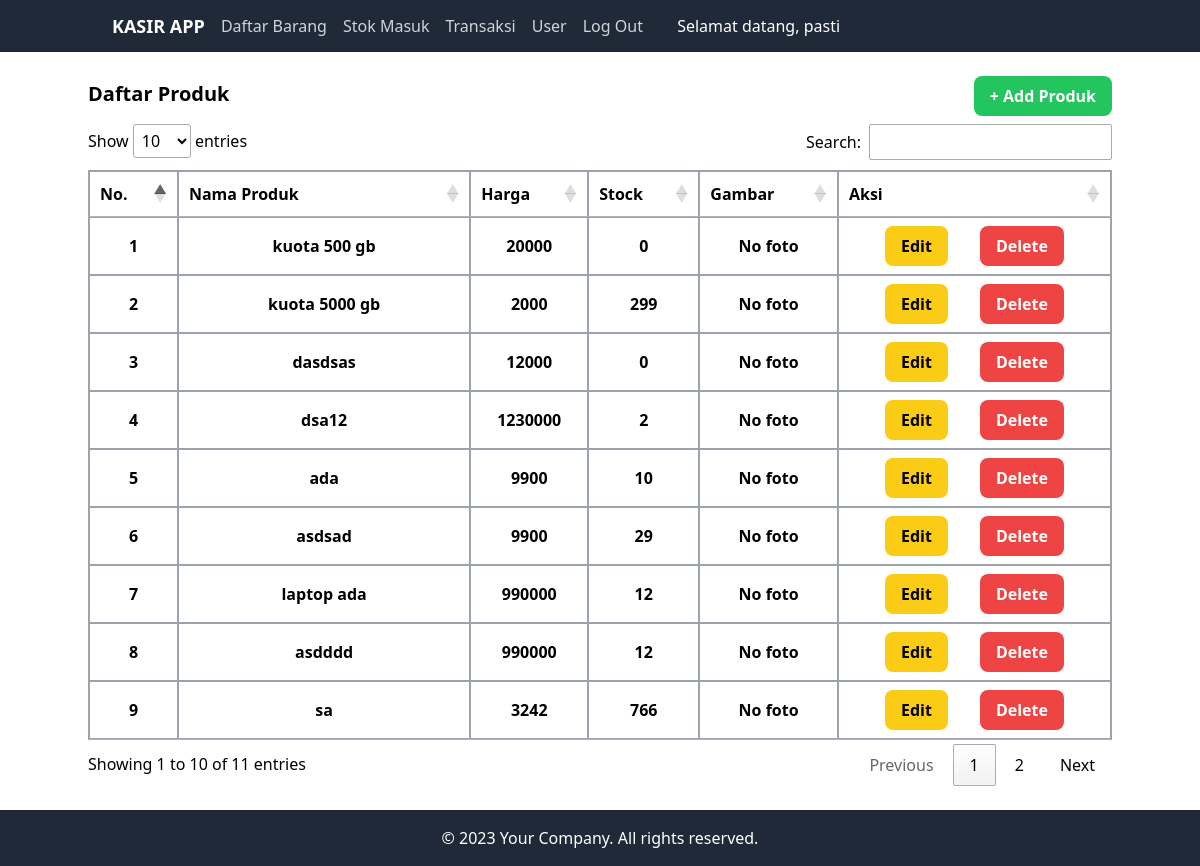
The page /index.php?halaman=daftarBarang (signed in) on the database its author committed.
### tables this page shows
CREATE TABLE `produk` (
  `id_produk` int NOT NULL,
  `nama_produk` varchar(100) NOT NULL,
  `harga_produk` double NOT NULL,
  `stock` int NOT NULL,
  `gambar` varchar(100) NOT NULL
);

### views/daftarBarang.php (the view, shortened to what this page needs)
<?php
include "koneksi/koneksi.php";
?>
<div class="container mx-auto mt-4" style="min-height: 504px;">
    <div>
        <div class="flex justify-between">
            <h2 class="mt-3 mb-3 text-xl font-bold">Daftar Produk</h2>
            <button class="px-4 py-2 my-2 font-semibold text-white bg-green-500 rounded-lg clickAdd">+ Add
                Produk</button>
        </div>
        <table class="w-full border border-gray-400" id="myTable">
            <thead>
                <tr>
                    <th class="px-4 py-2 border border-gray-400">No.</th>
                    <th class="px-4 py-2 border border-gray-400">Nama Produk</th>
                    <th class="px-4 py-2 border border-gray-400">Harga</th>
                    <th class="px-4 py-2 border border-gray-400">Stock</th>
                    <th class="px-4 py-2 border border-gray-400">Gambar</th>
                    <th class="px-4 py-2 border border-gray-400">Aksi</th>
                </tr>
            </thead>
            <tbody>
                <?php
                $querybarang = "SELECT * FROM produk";
                $resultbarang = mysqli_query($koneksi, $querybarang);
                $counter = 1;
                while ($row = mysqli_fetch_array($resultbarang)) {
                    $gambar = $row['gambar'];
                    if ($gambar == null) {
                        $img = 'No foto';
                    } else {
                        $img = '<img src= "images/' . $gambar . '" class="zoomable">';
                    }
                    echo "<tr>";
                    echo "<th class='px-4 py-2 border border-gray-400'>" . $counter . "</th>";
                    echo "<th class='px-4 py-2 border border-gray-400'>" . $row['nama_produk'] . "</th>";
                    echo "<th class='px-4 py-2 border border-gray-400'>" . $row['harga_produk'] . "</th>";
                    echo "<th class='px-4 py-2 border border-gray-400'>" . $row['stock'] . "</th>";
                    echo "<th class='px-4 py-2 border border-gray-400'>" . $img . "</th>";
                    echo "<th class='px-4 py-2 border border-gray-400'>";
                    echo "<button class='px-4 py-2 mr-8 bg-yellow-400 rounded-lg clickedit' onclick='editbarang(" . $row['id_produk'] . ")'>Edit</button>";
                    echo "<button class='px-4 py-2 text-white bg-red-500 rounded-lg' onclick='deletebarang(" . $row['id_produk'] . ")'>Delete</button>";
                    echo "</th>";
                    echo "</tr>";
                    $counter++;
                }
                ?>
            </tbody>
        </table>
        <br>
    </div>
</div>
</html>

### rows shown on the page
produk: nama_produk "kuota 500 gb", harga_produk "20000", stock "0", gambar "No foto"
produk: nama_produk "kuota 5000 gb", harga_produk "2000", stock "299", gambar "No foto"
produk: nama_produk "dasdsas", harga_produk "12000", stock "0", gambar "No foto"
produk: nama_produk "dsa12", harga_produk "1230000", stock "2", gambar "No foto"
produk: nama_produk "ada", harga_produk "9900", stock "10", gambar "No foto"
produk: nama_produk "asdsad", harga_produk "9900", stock "29", gambar "No foto"
produk: nama_produk "laptop ada", harga_produk "990000", stock "12", gambar "No foto"
produk: nama_produk "asdddd", harga_produk "990000", stock "12", gambar "No foto"
produk: nama_produk "sa", harga_produk "3242", stock "766", gambar "No foto"

### other values the page prints
$_SESSION["user"]["nama_lengkap"] "pasti"
